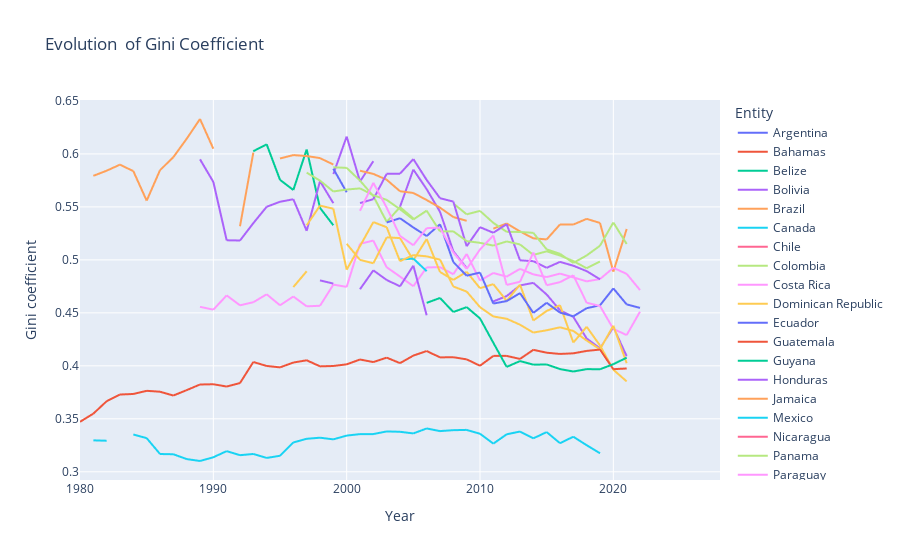

Notebook code for this chart:
### Code cell
fig = px.line(df_americas, x='Year', y='Gini coefficient', color='Entity', title='Evolution  of Gini Coefficient')
fig.show()

### Figure 1 — Plotly figure (JSON) as saved in the notebook; plotly's stock layout.template omitted (floating-point values rounded to 4 significant figures)
{"data": [{"hovertemplate": "Entity=Argentina<br>Year=%{x}<br>Gini coefficient=%{y}<extra></extra>", "legendgroup": "Argentina", "line": {"color": "#636efa", "dash": "solid"}, "marker": {"symbol": "circle"}, "mode": "lines", "name": "Argentina", "showlegend": true, "type": "scattergl", "x": [1980, 1981, 1982, 1983, 1984, 1985, 1986, 1987, 1988, 1989, 1990, 1991, 1992, 1993, 1994, 1995, 1996, 1997, 1998, 1999, 2000, 2001, 2002, 2003, 2004, 2005, 2006, 2007, 2008, 2009, 2010, 2011, 2012, 2013, 2014, 2015, 2016, 2017, 2018, 2019, 2020, 2021, 2022, 2023, 2024, 2025, 2026, 2027, 2028], "xaxis": "x", "y": [null, null, null, null, null, null, null, null, null, null, null, null, null, null, null, null, null, null, null, null, null, null, null, null, null, null, null, null, null, null, null, null, null, null, null, null, null, null, null, null, null, null, null, null, null, null, null, null, null], "yaxis": "y"}, {"hovertemplate": "Entity=Bahamas<br>Year=%{x}<br>Gini coefficient=%{y}<extra></extra>", "legendgroup": "Bahamas", "line": {"color": "#EF553B", "dash": "solid"}, "marker": {"symbol": "circle"}, "mode": "lines", "name": "Bahamas", "showlegend": true, "type": "scattergl", "x": [1980, 1981, 1982, 1983, 1984, 1985, 1986, 1987, 1988, 1989, 1990, 1991, 1992, 1993, 1994, 1995, 1996, 1997, 1998, 1999, 2000, 2001, 2002, 2003, 2004, 2005, 2006, 2007, 2008, 2009, 2010, 2011, 2012, 2013, 2014, 2015, 2016, 2017, 2018, 2019, 2020, 2021, 2022, 2023, 2024, 2025, 2026, 2027, 2028], "xaxis": "x", "y": [null, null, null, null, null, null, null, null, null, null, null, null, null, null, null, null, null, null, null, null, null, null, null, null, null, null, null, null, null, null, null, null, null, null, null, null, null, null, null, null, null, null, null, null, null, null, null, null, null], "yaxis": "y"}, {"hovertemplate": "Entity=Belize<br>Year=%{x}<br>Gini coefficient=%{y}<extra></extra>", "legendgroup": "Belize", "line": {"color": "#00cc96", "dash": "solid"}, "marker": {"symbol": "circle"}, "mode": "lines", "name": "Belize", "showlegend": true, "type": "scattergl", "x": [1980, 1981, 1982, 1983, 1984, 1985, 1986, 1987, 1988, 1989, 1990, 1991, 1992, 1993, 1994, 1995, 1996, 1997, 1998, 1999, 2000, 2001, 2002, 2003, 2004, 2005, 2006, 2007, 2008, 2009, 2010, 2011, 2012, 2013, 2014, 2015, 2016, 2017, 2018, 2019, 2020, 2021, 2022, 2023, 2024, 2025, 2026, 2027, 2028], "xaxis": "x", "y": [null, null, null, null, null, null, null, null, null, null, null, null, null, 0.6025, 0.6091, 0.5755, 0.5659, 0.6043, 0.5491, 0.5326, null, null, null, null, null, null, null, null, null, null, null, null, null, null, null, null, null, null, null, null, null, null, null, null, null, null, null, null, null], "yaxis": "y"}, {"hovertemplate": "Entity=Bolivia<br>Year=%{x}<br>Gini coefficient=%{y}<extra></extra>", "legendgroup": "Bolivia", "line": {"color": "#ab63fa", "dash": "solid"}, "marker": {"symbol": "circle"}, "mode": "lines", "name": "Bolivia", "showlegend": true, "type": "scattergl", "x": [1980, 1981, 1982, 1983, 1984, 1985, 1986, 1987, 1988, 1989, 1990, 1991, 1992, 1993, 1994, 1995, 1996, 1997, 1998, 1999, 2000, 2001, 2002, 2003, 2004, 2005, 2006, 2007, 2008, 2009, 2010, 2011, 2012, 2013, 2014, 2015, 2016, 2017, 2018, 2019, 2020, 2021, 2022, 2023, 2024, 2025, 2026, 2027, 2028], "xaxis": "x", "y": [null, null, null, null, null, null, null, null, null, null, null, null, null, null, null, null, null, 0.5816, null, 0.581, 0.6164, 0.574, 0.5931, null, 0.5501, 0.5853, 0.5667, 0.5454, 0.5082, 0.4922, null, 0.4608, 0.4658, 0.4759, 0.4783, 0.4673, 0.4524, 0.4462, 0.4258, 0.4164, 0.4365, 0.4091, null, null, null, null, null, null, null], "yaxis": "y"}, {"hovertemplate": "Entity=Brazil<br>Year=%{x}<br>Gini coefficient=%{y}<extra></extra>", "legendgroup": "Brazil", "line": {"color": "#FFA15A", "dash": "solid"}, "marker": {"symbol": "circle"}, "mode": "lines", "name": "Brazil", "showlegend": true, "type": "scattergl", "x": [1980, 1981, 1982, 1983, 1984, 1985, 1986, 1987, 1988, 1989, 1990, 1991, 1992, 1993, 1994, 1995, 1996, 1997, 1998, 1999, 2000, 2001, 2002, 2003, 2004, 2005, 2006, 2007, 2008, 2009, 2010, 2011, 2012, 2013, 2014, 2015, 2016, 2017, 2018, 2019, 2020, 2021, 2022, 2023, 2024, 2025, 2026, 2027, 2028], "xaxis": "x", "y": [null, 0.5793, 0.5842, 0.5899, 0.5838, 0.5559, 0.5846, 0.5969, 0.6143, 0.633, 0.6049, null, 0.5317, 0.6012, null, 0.5957, 0.5989, 0.598, 0.5961, 0.5899, null, 0.5841, 0.5811, 0.5756, 0.5648, 0.5632, 0.5565, 0.5493, 0.5404, 0.5369, null, 0.5295, 0.5344, 0.5269, 0.5203, 0.5193, 0.5334, 0.5333, 0.5387, 0.5349, 0.4888, 0.5292, null, null, null, null, null, null, null], "yaxis": "y"}, {"hovertemplate": "Entity=Canada<br>Year=%{x}<br>Gini coefficient=%{y}<extra></extra>", "legendgroup": "Canada", "line": {"color": "#19d3f3", "dash": "solid"}, "marker": {"symbol": "circle"}, "mode": "lines", "name": "Canada", "showlegend": true, "type": "scattergl", "x": [1980, 1981, 1982, 1983, 1984, 1985, 1986, 1987, 1988, 1989, 1990, 1991, 1992, 1993, 1994, 1995, 1996, 1997, 1998, 1999, 2000, 2001, 2002, 2003, 2004, 2005, 2006, 2007, 2008, 2009, 2010, 2011, 2012, 2013, 2014, 2015, 2016, 2017, 2018, 2019, 2020, 2021, 2022, 2023, 2024, 2025, 2026, 2027, 2028], "xaxis": "x", "y": [null, 0.3297, 0.3293, null, 0.3352, 0.3318, 0.3168, 0.3166, 0.312, 0.3102, 0.3137, 0.3195, 0.3157, 0.3168, 0.3131, 0.3151, 0.3277, 0.3312, 0.3322, 0.3306, 0.3342, 0.3355, 0.3356, 0.3381, 0.3378, 0.3362, 0.3409, 0.3384, 0.3393, 0.3395, 0.3359, 0.3266, 0.3354, 0.338, 0.3316, 0.3375, 0.327, 0.3331, 0.3251, 0.3175, null, null, null, null, null, null, null, null, null], "yaxis": "y"}, {"hovertemplate": "Entity=Chile<br>Year=%{x}<br>Gini coefficient=%{y}<extra></extra>", "legendgroup": "Chile", "line": {"color": "#FF6692", "dash": "solid"}, "marker": {"symbol": "circle"}, "mode": "lines", "name": "Chile", "showlegend": true, "type": "scattergl", "x": [1980, 1981, 1982, 1983, 1984, 1985, 1986, 1987, 1988, 1989, 1990, 1991, 1992, 1993, 1994, 1995, 1996, 1997, 1998, 1999, 2000, 2001, 2002, 2003, 2004, 2005, 2006, 2007, 2008, 2009, 2010, 2011, 2012, 2013, 2014, 2015, 2016, 2017, 2018, 2019, 2020, 2021, 2022, 2023, 2024, 2025, 2026, 2027, 2028], "xaxis": "x", "y": [null, null, null, null, null, null, null, 0.5621, null, null, 0.5725, null, 0.5481, null, 0.5643, null, 0.5487, null, 0.5552, null, 0.5277, null, null, 0.5149, null, null, 0.4729, null, null, 0.4699, null, 0.4605, null, 0.4583, null, 0.4437, null, 0.4444, null, null, 0.4492, null, null, null, null, null, null, null, null], "yaxis": "y"}, {"hovertemplate": "Entity=Colombia<br>Year=%{x}<br>Gini coefficient=%{y}<extra></extra>", "legendgroup": "Colombia", "line": {"color": "#B6E880", "dash": "solid"}, "marker": {"symbol": "circle"}, "mode": "lines", "name": "Colombia", "showlegend": true, "type": "scattergl", "x": [1980, 1981, 1982, 1983, 1984, 1985, 1986, 1987, 1988, 1989, 1990, 1991, 1992, 1993, 1994, 1995, 1996, 1997, 1998, 1999, 2000, 2001, 2002, 2003, 2004, 2005, 2006, 2007, 2008, 2009, 2010, 2011, 2012, 2013, 2014, 2015, 2016, 2017, 2018, 2019, 2020, 2021, 2022, 2023, 2024, 2025, 2026, 2027, 2028], "xaxis": "x", "y": [null, null, null, null, null, null, null, null, null, null, null, null, 0.5145, null, null, null, 0.5694, null, null, 0.5874, 0.5868, 0.5748, 0.5602, 0.5359, 0.5498, 0.5391, null, null, 0.5532, 0.543, 0.5463, 0.5349, 0.5265, 0.5263, 0.5255, 0.5099, 0.5057, 0.4972, 0.5042, 0.5133, 0.5353, 0.515, null, null, null, null, null, null, null], "yaxis": "y"}, {"hovertemplate": "Entity=Costa Rica<br>Year=%{x}<br>Gini coefficient=%{y}<extra></extra>", "legendgroup": "Costa Rica", "line": {"color": "#FF97FF", "dash": "solid"}, "marker": {"symbol": "circle"}, "mode": "lines", "name": "Costa Rica", "showlegend": true, "type": "scattergl", "x": [1980, 1981, 1982, 1983, 1984, 1985, 1986, 1987, 1988, 1989, 1990, 1991, 1992, 1993, 1994, 1995, 1996, 1997, 1998, 1999, 2000, 2001, 2002, 2003, 2004, 2005, 2006, 2007, 2008, 2009, 2010, 2011, 2012, 2013, 2014, 2015, 2016, 2017, 2018, 2019, 2020, 2021, 2022, 2023, 2024, 2025, 2026, 2027, 2028], "xaxis": "x", "y": [null, 0.4749, null, null, null, null, 0.3442, null, null, 0.4557, 0.453, 0.4665, 0.4571, 0.46, 0.4675, 0.4571, 0.4654, 0.4562, 0.4567, 0.4767, 0.4745, 0.5152, 0.5182, 0.4931, 0.4842, 0.4751, 0.4929, 0.4931, 0.4865, 0.5056, 0.4805, 0.4876, 0.4842, 0.4915, 0.4863, 0.4838, 0.4871, 0.4835, 0.4797, 0.4819, 0.4925, 0.4868, 0.4715, null, null, null, null, null, null], "yaxis": "y"}, {"hovertemplate": "Entity=Dominican Republic<br>Year=%{x}<br>Gini coefficient=%{y}<extra></extra>", "legendgroup": "Dominican Republic", "line": {"color": "#FECB52", "dash": "solid"}, "marker": {"symbol": "circle"}, "mode": "lines", "name": "Dominican Republic", "showlegend": true, "type": "scattergl", "x": [1980, 1981, 1982, 1983, 1984, 1985, 1986, 1987, 1988, 1989, 1990, 1991, 1992, 1993, 1994, 1995, 1996, 1997, 1998, 1999, 2000, 2001, 2002, 2003, 2004, 2005, 2006, 2007, 2008, 2009, 2010, 2011, 2012, 2013, 2014, 2015, 2016, 2017, 2018, 2019, 2020, 2021, 2022, 2023, 2024, 2025, 2026, 2027, 2028], "xaxis": "x", "y": [null, null, null, null, null, null, 0.4778, null, null, 0.5046, null, null, 0.5136, null, null, null, 0.4743, 0.4892, null, null, 0.5152, 0.5, 0.4968, 0.5213, 0.5206, 0.4997, 0.5196, 0.4886, 0.4811, 0.4888, 0.4733, 0.4771, 0.4613, 0.4766, 0.4428, 0.4518, 0.4572, 0.422, 0.4369, 0.4192, 0.3963, 0.3853, null, null, null, null, null, null, null], "yaxis": "y"}, {"hovertemplate": "Entity=Ecuador<br>Year=%{x}<br>Gini coefficient=%{y}<extra></extra>", "legendgroup": "Ecuador", "line": {"color": "#636efa", "dash": "solid"}, "marker": {"symbol": "circle"}, "mode": "lines", "name": "Ecuador", "showlegend": true, "type": "scattergl", "x": [1980, 1981, 1982, 1983, 1984, 1985, 1986, 1987, 1988, 1989, 1990, 1991, 1992, 1993, 1994, 1995, 1996, 1997, 1998, 1999, 2000, 2001, 2002, 2003, 2004, 2005, 2006, 2007, 2008, 2009, 2010, 2011, 2012, 2013, 2014, 2015, 2016, 2017, 2018, 2019, 2020, 2021, 2022, 2023, 2024, 2025, 2026, 2027, 2028], "xaxis": "x", "y": [null, null, null, null, null, null, null, null, null, null, null, null, null, null, 0.5337, null, null, null, null, 0.586, 0.5638, null, null, 0.5353, 0.5393, 0.5306, 0.5225, 0.5336, 0.4979, 0.4851, 0.488, 0.4588, 0.4611, 0.4686, 0.45, 0.4595, 0.4502, 0.4467, 0.4544, 0.4571, 0.4731, 0.458, 0.4547, null, null, null, null, null, null], "yaxis": "y"}, {"hovertemplate": "Entity=Guatemala<br>Year=%{x}<br>Gini coefficient=%{y}<extra></extra>", "legendgroup": "Guatemala", "line": {"color": "#EF553B", "dash": "solid"}, "marker": {"symbol": "circle"}, "mode": "lines", "name": "Guatemala", "showlegend": true, "type": "scattergl", "x": [1980, 1981, 1982, 1983, 1984, 1985, 1986, 1987, 1988, 1989, 1990, 1991, 1992, 1993, 1994, 1995, 1996, 1997, 1998, 1999, 2000, 2001, 2002, 2003, 2004, 2005, 2006, 2007, 2008, 2009, 2010, 2011, 2012, 2013, 2014, 2015, 2016, 2017, 2018, 2019, 2020, 2021, 2022, 2023, 2024, 2025, 2026, 2027, 2028], "xaxis": "x", "y": [null, null, null, null, null, null, 0.5826, null, null, 0.596, null, null, null, null, null, null, null, null, null, null, 0.5418, null, null, null, null, null, 0.5457, null, null, null, null, null, null, null, 0.4828, null, null, null, null, null, null, null, null, null, null, null, null, null, null], "yaxis": "y"}, {"hovertemplate": "Entity=Guyana<br>Year=%{x}<br>Gini coefficient=%{y}<extra></extra>", "legendgroup": "Guyana", "line": {"color": "#00cc96", "dash": "solid"}, "marker": {"symbol": "circle"}, "mode": "lines", "name": "Guyana", "showlegend": true, "type": "scattergl", "x": [1980, 1981, 1982, 1983, 1984, 1985, 1986, 1987, 1988, 1989, 1990, 1991, 1992, 1993, 1994, 1995, 1996, 1997, 1998, 1999, 2000, 2001, 2002, 2003, 2004, 2005, 2006, 2007, 2008, 2009, 2010, 2011, 2012, 2013, 2014, 2015, 2016, 2017, 2018, 2019, 2020, 2021, 2022, 2023, 2024, 2025, 2026, 2027, 2028], "xaxis": "x", "y": [null, null, null, null, null, null, null, null, null, null, null, null, null, null, null, null, null, null, 0.4512, null, null, null, null, null, null, null, null, null, null, null, null, null, null, null, null, null, null, null, null, null, null, null, null, null, null, null, null, null, null], "yaxis": "y"}, {"hovertemplate": "Entity=Honduras<br>Year=%{x}<br>Gini coefficient=%{y}<extra></extra>", "legendgroup": "Honduras", "line": {"color": "#ab63fa", "dash": "solid"}, "marker": {"symbol": "circle"}, "mode": "lines", "name": "Honduras", "showlegend": true, "type": "scattergl", "x": [1980, 1981, 1982, 1983, 1984, 1985, 1986, 1987, 1988, 1989, 1990, 1991, 1992, 1993, 1994, 1995, 1996, 1997, 1998, 1999, 2000, 2001, 2002, 2003, 2004, 2005, 2006, 2007, 2008, 2009, 2010, 2011, 2012, 2013, 2014, 2015, 2016, 2017, 2018, 2019, 2020, 2021, 2022, 2023, 2024, 2025, 2026, 2027, 2028], "xaxis": "x", "y": [null, null, null, null, null, null, null, null, null, 0.5949, 0.5736, 0.5185, 0.5183, 0.5347, 0.5501, 0.5549, 0.5572, 0.5273, 0.5743, 0.5535, null, 0.5536, 0.5573, 0.5812, 0.5813, 0.5951, 0.5754, 0.5582, 0.555, 0.5128, 0.5309, 0.5256, 0.5337, 0.4996, 0.4988, 0.4925, 0.4981, 0.4945, 0.4894, 0.4817, null, null, null, null, null, null, null, null, null], "yaxis": "y"}, {"hovertemplate": "Entity=Jamaica<br>Year=%{x}<br>Gini coefficient=%{y}<extra></extra>", "legendgroup": "Jamaica", "line": {"color": "#FFA15A", "dash": "solid"}, "marker": {"symbol": "circle"}, "mode": "lines", "name": "Jamaica", "showlegend": true, "type": "scattergl", "x": [1980, 1981, 1982, 1983, 1984, 1985, 1986, 1987, 1988, 1989, 1990, 1991, 1992, 1993, 1994, 1995, 1996, 1997, 1998, 1999, 2000, 2001, 2002, 2003, 2004, 2005, 2006, 2007, 2008, 2009, 2010, 2011, 2012, 2013, 2014, 2015, 2016, 2017, 2018, 2019, 2020, 2021, 2022, 2023, 2024, 2025, 2026, 2027, 2028], "xaxis": "x", "y": [null, null, null, null, null, null, null, null, 0.4316, null, 0.4111, null, null, 0.3567, null, null, 0.4039, null, null, 0.4408, null, null, 0.4832, null, 0.4546, null, null, null, null, null, null, null, null, null, null, null, null, null, null, null, null, null, null, null, null, null, null, null, null], "yaxis": "y"}, {"hovertemplate": "Entity=Mexico<br>Year=%{x}<br>Gini coefficient=%{y}<extra></extra>", "legendgroup": "Mexico", "line": {"color": "#19d3f3", "dash": "solid"}, "marker": {"symbol": "circle"}, "mode": "lines", "name": "Mexico", "showlegend": true, "type": "scattergl", "x": [1980, 1981, 1982, 1983, 1984, 1985, 1986, 1987, 1988, 1989, 1990, 1991, 1992, 1993, 1994, 1995, 1996, 1997, 1998, 1999, 2000, 2001, 2002, 2003, 2004, 2005, 2006, 2007, 2008, 2009, 2010, 2011, 2012, 2013, 2014, 2015, 2016, 2017, 2018, 2019, 2020, 2021, 2022, 2023, 2024, 2025, 2026, 2027, 2028], "xaxis": "x", "y": [null, null, null, null, 0.4853, null, null, null, null, 0.5063, null, null, 0.5261, null, 0.5281, null, 0.5355, null, 0.5168, null, 0.5258, null, 0.5009, null, 0.5003, 0.5012, 0.4894, null, 0.4988, null, 0.4721, null, 0.4871, null, 0.4872, null, 0.4768, null, 0.4671, null, 0.454, null, null, null, null, null, null, null, null], "yaxis": "y"}, {"hovertemplate": "Entity=Nicaragua<br>Year=%{x}<br>Gini coefficient=%{y}<extra></extra>", "legendgroup": "Nicaragua", "line": {"color": "#FF6692", "dash": "solid"}, "marker": {"symbol": "circle"}, "mode": "lines", "name": "Nicaragua", "showlegend": true, "type": "scattergl", "x": [1980, 1981, 1982, 1983, 1984, 1985, 1986, 1987, 1988, 1989, 1990, 1991, 1992, 1993, 1994, 1995, 1996, 1997, 1998, 1999, 2000, 2001, 2002, 2003, 2004, 2005, 2006, 2007, 2008, 2009, 2010, 2011, 2012, 2013, 2014, 2015, 2016, 2017, 2018, 2019, 2020, 2021, 2022, 2023, 2024, 2025, 2026, 2027, 2028], "xaxis": "x", "y": [null, null, null, null, null, null, null, null, null, null, null, null, null, 0.4906, null, null, null, null, 0.45, null, null, 0.43, null, null, null, 0.4053, null, null, null, 0.4394, null, null, null, null, 0.4616, null, null, null, null, null, null, null, null, null, null, null, null, null, null], "yaxis": "y"}, {"hovertemplate": "Entity=Panama<br>Year=%{x}<br>Gini coefficient=%{y}<extra></extra>", "legendgroup": "Panama", "line": {"color": "#B6E880", "dash": "solid"}, "marker": {"symbol": "circle"}, "mode": "lines", "name": "Panama", "showlegend": true, "type": "scattergl", "x": [1980, 1981, 1982, 1983, 1984, 1985, 1986, 1987, 1988, 1989, 1990, 1991, 1992, 1993, 1994, 1995, 1996, 1997, 1998, 1999, 2000, 2001, 2002, 2003, 2004, 2005, 2006, 2007, 2008, 2009, 2010, 2011, 2012, 2013, 2014, 2015, 2016, 2017, 2018, 2019, 2020, 2021, 2022, 2023, 2024, 2025, 2026, 2027, 2028], "xaxis": "x", "y": [null, null, null, null, null, null, null, null, null, 0.5891, null, 0.5822, null, null, null, 0.5781, null, 0.5823, 0.5748, 0.5646, 0.5664, 0.5675, 0.561, 0.5566, 0.5478, 0.5381, 0.5465, 0.5269, 0.5269, 0.5177, 0.5161, 0.5135, 0.5174, 0.5146, 0.5047, 0.5081, 0.5041, 0.4989, 0.4921, 0.4984, null, 0.5086, null, null, null, null, null, null, null], "yaxis": "y"}, {"hovertemplate": "Entity=Paraguay<br>Year=%{x}<br>Gini coefficient=%{y}<extra></extra>", "legendgroup": "Paraguay", "line": {"color": "#FF97FF", "dash": "solid"}, "marker": {"symbol": "circle"}, "mode": "lines", "name": "Paraguay", "showlegend": true, "type": "scattergl", "x": [1980, 1981, 1982, 1983, 1984, 1985, 1986, 1987, 1988, 1989, 1990, 1991, 1992, 1993, 1994, 1995, 1996, 1997, 1998, 1999, 2000, 2001, 2002, 2003, 2004, 2005, 2006, 2007, 2008, 2009, 2010, 2011, 2012, 2013, 2014, 2015, 2016, 2017, 2018, 2019, 2020, 2021, 2022, 2023, 2024, 2025, 2026, 2027, 2028], "xaxis": "x", "y": [null, null, null, null, null, null, null, null, null, null, 0.4084, null, null, null, null, 0.5816, null, 0.5489, null, 0.5458, null, 0.5463, 0.5728, 0.5494, 0.5226, 0.5138, 0.53, 0.5304, 0.507, 0.4915, 0.5098, 0.5231, 0.4763, 0.4794, 0.507, 0.4761, 0.479, 0.4855, 0.4596, 0.4565, 0.4348, 0.4291, 0.4511, null, null, null, null, null, null], "yaxis": "y"}, {"hovertemplate": "Entity=Peru<br>Year=%{x}<br>Gini coefficient=%{y}<extra></extra>", "legendgroup": "Peru", "line": {"color": "#FECB52", "dash": "solid"}, "marker": {"symbol": "circle"}, "mode": "lines", "name": "Peru", "showlegend": true, "type": "scattergl", "x": [1980, 1981, 1982, 1983, 1984, 1985, 1986, 1987, 1988, 1989, 1990, 1991, 1992, 1993, 1994, 1995, 1996, 1997, 1998, 1999, 2000, 2001, 2002, 2003, 2004, 2005, 2006, 2007, 2008, 2009, 2010, 2011, 2012, 2013, 2014, 2015, 2016, 2017, 2018, 2019, 2020, 2021, 2022, 2023, 2024, 2025, 2026, 2027, 2028], "xaxis": "x", "y": [null, null, null, null, null, 0.4563, null, null, null, null, null, null, null, null, 0.4402, null, null, 0.5326, 0.5512, 0.5483, 0.4907, 0.5131, 0.5357, 0.5308, 0.4988, 0.5045, 0.5033, 0.5002, 0.4749, 0.4701, 0.4554, 0.4466, 0.4444, 0.4388, 0.4314, 0.4336, 0.4364, 0.4329, 0.4239, 0.4156, 0.4379, 0.4025, null, null, null, null, null, null, null], "yaxis": "y"}, {"hovertemplate": "Entity=Suriname<br>Year=%{x}<br>Gini coefficient=%{y}<extra></extra>", "legendgroup": "Suriname", "line": {"color": "#636efa", "dash": "solid"}, "marker": {"symbol": "circle"}, "mode": "lines", "name": "Suriname", "showlegend": true, "type": "scattergl", "x": [1980, 1981, 1982, 1983, 1984, 1985, 1986, 1987, 1988, 1989, 1990, 1991, 1992, 1993, 1994, 1995, 1996, 1997, 1998, 1999, 2000, 2001, 2002, 2003, 2004, 2005, 2006, 2007, 2008, 2009, 2010, 2011, 2012, 2013, 2014, 2015, 2016, 2017, 2018, 2019, 2020, 2021, 2022, 2023, 2024, 2025, 2026, 2027, 2028], "xaxis": "x", "y": [null, null, null, null, null, null, null, null, null, null, null, null, null, null, null, null, null, null, null, null, null, null, null, null, null, null, null, null, null, null, null, null, null, null, null, null, null, null, null, null, null, null, null, null, null, null, null, null, null], "yaxis": "y"}, {"hovertemplate": "Entity=United States<br>Year=%{x}<br>Gini coefficient=%{y}<extra></extra>", "legendgroup": "United States", "line": {"color": "#EF553B", "dash": "solid"}, "marker": {"symbol": "circle"}, "mode": "lines", "name": "United States", "showlegend": true, "type": "scattergl", "x": [1980, 1981, 1982, 1983, 1984, 1985, 1986, 1987, 1988, 1989, 1990, 1991, 1992, 1993, 1994, 1995, 1996, 1997, 1998, 1999, 2000, 2001, 2002, 2003, 2004, 2005, 2006, 2007, 2008, 2009, 2010, 2011, 2012, 2013, 2014, 2015, 2016, 2017, 2018, 2019, 2020, 2021, 2022, 2023, 2024, 2025, 2026, 2027, 2028], "xaxis": "x", "y": [0.3472, 0.3549, 0.3666, 0.3729, 0.3735, 0.3764, 0.3756, 0.372, 0.3771, 0.3824, 0.3826, 0.3805, 0.3837, 0.4036, 0.3999, 0.3985, 0.4031, 0.4053, 0.3995, 0.3999, 0.4014, 0.406, 0.4035, 0.4077, 0.4025, 0.4097, 0.414, 0.408, 0.4081, 0.4061, 0.4001, 0.4094, 0.4094, 0.4065, 0.4151, 0.4124, 0.4112, 0.4118, 0.4141, 0.4154, 0.3968, 0.3975, null, null, null, null, null, null, null], "yaxis": "y"}, {"hovertemplate": "Entity=Uruguay<br>Year=%{x}<br>Gini coefficient=%{y}<extra></extra>", "legendgroup": "Uruguay", "line": {"color": "#00cc96", "dash": "solid"}, "marker": {"symbol": "circle"}, "mode": "lines", "name": "Uruguay", "showlegend": true, "type": "scattergl", "x": [1980, 1981, 1982, 1983, 1984, 1985, 1986, 1987, 1988, 1989, 1990, 1991, 1992, 1993, 1994, 1995, 1996, 1997, 1998, 1999, 2000, 2001, 2002, 2003, 2004, 2005, 2006, 2007, 2008, 2009, 2010, 2011, 2012, 2013, 2014, 2015, 2016, 2017, 2018, 2019, 2020, 2021, 2022, 2023, 2024, 2025, 2026, 2027, 2028], "xaxis": "x", "y": [null, null, null, null, null, null, null, null, null, null, null, null, null, null, null, null, null, null, null, null, null, null, null, null, null, null, 0.4594, 0.4641, 0.4508, 0.4554, 0.4448, 0.4218, 0.399, 0.4045, 0.4011, 0.4013, 0.397, 0.3946, 0.3969, 0.3968, 0.4016, 0.4078, null, null, null, null, null, null, null], "yaxis": "y"}, {"hovertemplate": "Entity=Venezuela<br>Year=%{x}<br>Gini coefficient=%{y}<extra></extra>", "legendgroup": "Venezuela", "line": {"color": "#ab63fa", "dash": "solid"}, "marker": {"symbol": "circle"}, "mode": "lines", "name": "Venezuela", "showlegend": true, "type": "scattergl", "x": [1980, 1981, 1982, 1983, 1984, 1985, 1986, 1987, 1988, 1989, 1990, 1991, 1992, 1993, 1994, 1995, 1996, 1997, 1998, 1999, 2000, 2001, 2002, 2003, 2004, 2005, 2006, 2007, 2008, 2009, 2010, 2011, 2012, 2013, 2014, 2015, 2016, 2017, 2018, 2019, 2020, 2021, 2022, 2023, 2024], "xaxis": "x", "y": [null, 0.5561, null, null, null, null, null, 0.5345, null, 0.4384, null, null, 0.421, null, null, 0.4721, null, null, 0.4806, 0.4776, null, 0.4723, 0.4901, 0.481, 0.475, 0.4946, 0.4477, null, null, null, null, null, null, null, null, null, null, null, null, null, null, null, null, null, null], "yaxis": "y"}], "layout": {"legend": {"title": {"text": "Entity"}, "tracegroupgap": 0}, "title": {"text": "Evolution  of Gini Coefficient"}, "xaxis": {"anchor": "y", "domain": [0, 1], "title": {"text": "Year"}}, "yaxis": {"anchor": "x", "domain": [0, 1], "title": {"text": "Gini coefficient"}}}}
